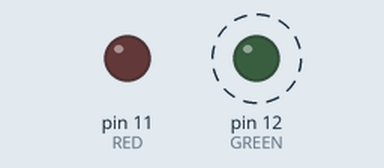
Simulated run of this sketch. Board: Arduino Uno, built with avr-gcc and run on an emulated ATmega328P. Shown: output pins drawn as LEDs (lit = HIGH). Dashed ring = blinking.

Above: at 0.2 s.
At 5.7 s:
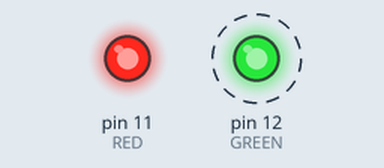
Timing chart, 0 to 6.9 s (numbered marks = the images above):
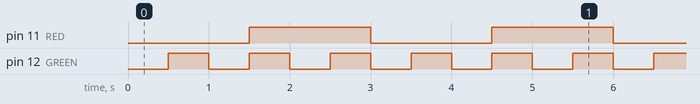

The sketch:

ex06_two_timers.ino
```cpp
// ex06 -- two independent non-blocking timers: one 'previous' timestamp per task
const int GREEN = 12;
const int RED = 11;
const unsigned long GREEN_INTERVAL = 500;
const unsigned long RED_INTERVAL = 1500;

unsigned long prevGreen = 0, prevRed = 0;   // unsigned long: millis() is 32-bit
bool greenOn = false, redOn = false;

void setup() {
  pinMode(GREEN, OUTPUT);
  pinMode(RED, OUTPUT);
}

void loop() {
  unsigned long now = millis();           // read the clock once per loop
  if (now - prevGreen >= GREEN_INTERVAL) {
    prevGreen = now;
    greenOn = !greenOn;
    digitalWrite(GREEN, greenOn);
  }
  if (now - prevRed >= RED_INTERVAL) {    // independent: its own timestamp
    prevRed = now;
    redOn = !redOn;
    digitalWrite(RED, redOn);
  }
}
```

Measured:
- by itself, pin 11 (RED): alternates HIGH for 1.5 s and LOW for 1.5 s
- by itself, pin 12 (GREEN): alternates HIGH for 0.50 s and LOW for 0.50 s
- by itself, everything shown: repeats every 3.0 s, in 6 steps
